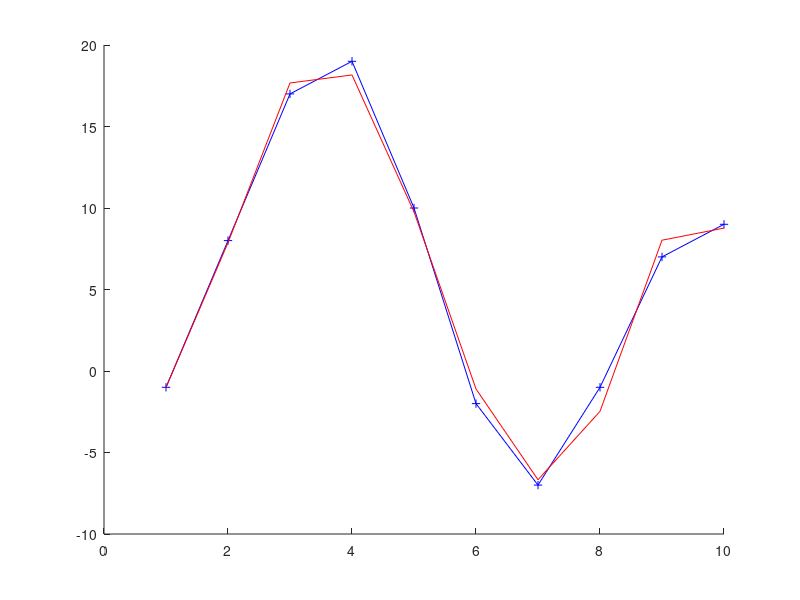

Write MATLAB code to recreate this figure.
% create a polynommial
close all;
figure
hold on;
y1 = [-1 8 17 19 10 -2 -7 -1 7 9];
x1 = 1:10;
p = polyfit(x1,y1,5);
y2 = polyval(p,x1);
plot(x1,y1,'+-b');
plot(x1,y2,'-r');

% find values of x where polyval(p,x) = 5
y = 5; x0 = 1;
f = @(x) polyval(p,x) - y;
x = fzero(f,x0)


% try with other starting points:
% x0 = 2;
% x = fzero(f,x0)
% 
% x0 = 5;
% x = fzero(f,x0)
% 
% x0 = 8;
% x = fzero(f,x0)